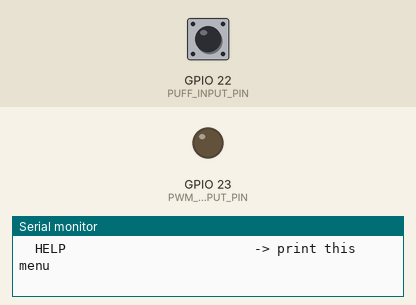
This sketch was run on a simulated ESP32. Shown: output pins drawn as LEDs (lit = HIGH), the last lines printed to the serial monitor. Inputs (shaded band) come from the test bench; at power-on: GPIO 22 (PUFF_INPUT_PIN) HIGH.

Above: at 1.7 s.
1.8 s: GPIO 22 (PUFF_INPUT_PIN) pulled LOW for 0.15 s
At 1.92 s:
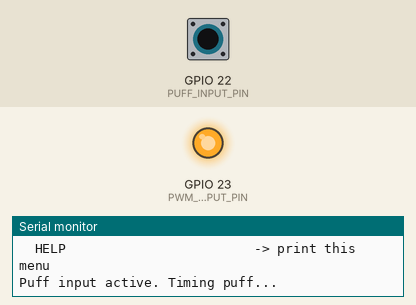
8.0 s: GPIO 22 (PUFF_INPUT_PIN) pulled LOW for 3.2 s
At 11.7 s:
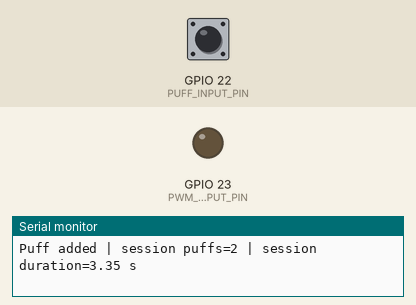
Timing chart, 0 to 13.2 s (numbered marks = the images above; inputs shaded):
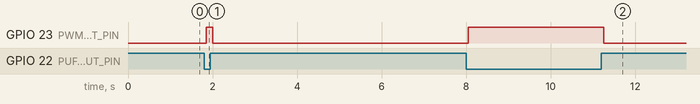

The sketch:

fadex_handheld_updated.ino
```cpp
#include <Arduino.h>
#include <esp_now.h>
#include <esp_wifi.h>
#include <WiFi.h>
#include <string.h>

// FadeX simple handheld.
//
// This version is intentionally based on the GPIO input test that worked:
// puff input -> GPIO22
// other side of the puff/button switch -> GND
// INPUT_PULLUP keeps the pin HIGH normally and LOW when pressed.
//
// Every valid puff input hold/release adds one puff to the current session. Type
// SYNC or SEND in Serial Monitor when you want to send the whole session.

constexpr int PUFF_INPUT_PIN = 22;
constexpr int PWM_OUTPUT_PIN = 23;
constexpr unsigned long DEBOUNCE_MS = 50;
constexpr unsigned long MIN_PUFF_MS = 50;
constexpr unsigned long SEND_COMPLETE_TIMEOUT_MS = 1500;
constexpr unsigned long ACK_TIMEOUT_MS = 2500;

// Homebase Wi-Fi STA / ESP-NOW MAC: 88:57:21:7A:08:2C
uint8_t HOMEBASE_MAC[] = {0x88, 0x57, 0x21, 0x7A, 0x08, 0x2C};

// This handheld Wi-Fi STA / PCB ESP-NOW MAC: 88:13:BF:55:35:F0
constexpr uint8_t EXPECTED_THIS_HANDHELD_MAC[] = {
  0x88, 0x13, 0xBF, 0x55, 0x35, 0xF0
};

// Must match the Wi-Fi channel used by the Blynk-connected homebase.
// IllinoisNet was observed on channel 11.
constexpr uint8_t ESPNOW_WIFI_CHANNEL = 11;

struct SessionData {
  uint32_t totalPuffs;
  float totalDuration;
  float reservedScore;
  uint8_t reservedCode;
  uint32_t sessionId;
};

struct SyncAck {
  bool accepted;
  uint32_t sessionId;
  float adaptiveMultiplier;
  float appliedConcentration;
  char scenarioId[4];
};

bool lastRawPuffInputState = HIGH;
bool stablePuffInputState = HIGH;
bool puffTimingActive = false;
unsigned long lastRawChangeMs = 0;
unsigned long puffStartMs = 0;

uint32_t sessionPuffs = 0;
float sessionDurationSeconds = 0.0f;
uint32_t nextSessionId = 1;

volatile bool sendComplete = false;
volatile bool sendSucceeded = false;
volatile bool ackReceived = false;
SyncAck lastAck = {};

void printMacAddress(const uint8_t *mac) {
  for (uint8_t i = 0; i < 6; ++i) {
    if (i > 0) {
      Serial.print(":");
    }
    if (mac[i] < 0x10) {
      Serial.print("0");
    }
    Serial.print(mac[i], HEX);
  }
}

bool localMacMatchesExpected() {
  uint8_t actualMac[6] = {};
  WiFi.macAddress(actualMac);
  return memcmp(actualMac, EXPECTED_THIS_HANDHELD_MAC, sizeof(actualMac)) == 0;
}

#if defined(ESP_ARDUINO_VERSION_MAJOR) && ESP_ARDUINO_VERSION_MAJOR >= 3
void onDataSent(const wifi_tx_info_t *info, esp_now_send_status_t status) {
  (void)info;
  sendSucceeded = (status == ESP_NOW_SEND_SUCCESS);
  sendComplete = true;
}

void onDataRecv(const esp_now_recv_info *info, const uint8_t *data, int len) {
  (void)info;
  if (len != sizeof(SyncAck)) {
    return;
  }

  memcpy(&lastAck, data, sizeof(lastAck));
  ackReceived = true;
}
#else
void onDataSent(const uint8_t *macAddr, esp_now_send_status_t status) {
  (void)macAddr;
  sendSucceeded = (status == ESP_NOW_SEND_SUCCESS);
  sendComplete = true;
}

void onDataRecv(const uint8_t *macAddr, const uint8_t *data, int len) {
  (void)macAddr;
  if (len != sizeof(SyncAck)) {
    return;
  }

  memcpy(&lastAck, data, sizeof(lastAck));
  ackReceived = true;
}
#endif

bool ensurePeerRegistered() {
  esp_now_peer_info_t peerInfo = {};
  memcpy(peerInfo.peer_addr, HOMEBASE_MAC, 6);
  peerInfo.channel = ESPNOW_WIFI_CHANNEL;
  peerInfo.ifidx = WIFI_IF_STA;
  peerInfo.encrypt = false;

  if (esp_now_is_peer_exist(HOMEBASE_MAC)) {
    return true;
  }

  return esp_now_add_peer(&peerInfo) == ESP_OK;
}

void printStatus() {
  Serial.println();
  Serial.println("=== FadeX Handheld Status ===");
  Serial.print("This handheld STA MAC: ");
  Serial.println(WiFi.macAddress());
  Serial.print("Expected handheld STA MAC: ");
  printMacAddress(EXPECTED_THIS_HANDHELD_MAC);
  Serial.println();
  Serial.print("Homebase peer STA MAC: ");
  printMacAddress(HOMEBASE_MAC);
  Serial.println();
  Serial.print("ESP-NOW channel: ");
  Serial.println(ESPNOW_WIFI_CHANNEL);
  Serial.print("Puff input GPIO: ");
  Serial.println(PUFF_INPUT_PIN);
  Serial.print("PWM output GPIO: ");
  Serial.println(PWM_OUTPUT_PIN);
  Serial.println("Puff input behavior: active LOW starts timing, release adds one puff");
  Serial.print("Current session puffs: ");
  Serial.println(sessionPuffs);
  Serial.print("Current session duration: ");
  Serial.print(sessionDurationSeconds, 2);
  Serial.println(" s");
  Serial.print("Next session ID: ");
  Serial.println(nextSessionId);

  if (!localMacMatchesExpected()) {
    Serial.println("WARNING: This ESP32 MAC does not match the expected handheld MAC.");
  }
}

void printHelp() {
  Serial.println();
  Serial.println("FadeX simple handheld commands:");
  Serial.println("  Hold/release GPIO22 puff input -> add one puff to this session");
  Serial.println("  STATUS                      -> show current session totals");
  Serial.println("  PUFF <seconds>              -> manually add one puff for testing");
  Serial.println("  SYNC or SEND                -> send current session to homebase");
  Serial.println("  RESET                       -> clear current session totals");
  Serial.println("  HELP                        -> print this menu");
  Serial.println();
}

void addPuffToSession(float puffSeconds) {
  if (puffSeconds <= 0.0f) {
    Serial.println("Puff duration must be positive.");
    return;
  }

  sessionPuffs++;
  sessionDurationSeconds += puffSeconds;

  Serial.print("Puff added | session puffs=");
  Serial.print(sessionPuffs);
  Serial.print(" | session duration=");
  Serial.print(sessionDurationSeconds, 2);
  Serial.println(" s");
}

void clearCurrentSession() {
  sessionPuffs = 0;
  sessionDurationSeconds = 0.0f;
  Serial.println("Current handheld session cleared.");
}

void setPwmOutput(bool active) {
  digitalWrite(PWM_OUTPUT_PIN, active ? HIGH : LOW);
}

void syncCurrentSession() {
  if (sessionPuffs == 0 || sessionDurationSeconds <= 0.0f) {
    Serial.println("No puffs in the current session yet. Activate GPIO22 first.");
    return;
  }

  SessionData session = {};
  session.totalPuffs = sessionPuffs;
  session.totalDuration = sessionDurationSeconds;
  // Reserved compatibility fields: homebase interprets these as Neutral/None.
  session.reservedScore = 0.0f;
  session.reservedCode = 0;
  session.sessionId = nextSessionId;

  Serial.println();
  Serial.println("--- HANDHELD SESSION SYNC ---");
  Serial.print("Session ID: ");
  Serial.println(session.sessionId);
  Serial.print("Puffs: ");
  Serial.println(session.totalPuffs);
  Serial.print("Duration (s): ");
  Serial.println(session.totalDuration, 2);

  sendComplete = false;
  sendSucceeded = false;
  ackReceived = false;

  const esp_err_t result =
    esp_now_send(HOMEBASE_MAC, reinterpret_cast<uint8_t *>(&session), sizeof(session));

  if (result != ESP_OK) {
    Serial.println("ESP-NOW send could not start. Check peer MAC/channel.");
    return;
  }

  const unsigned long sendStartMs = millis();
  while (!sendComplete && millis() - sendStartMs < SEND_COMPLETE_TIMEOUT_MS) {
    delay(10);
  }

  if (!sendComplete || !sendSucceeded) {
    Serial.println("ESP-NOW send failed. Check homebase power/channel/distance.");
    return;
  }

  Serial.println("ESP-NOW send succeeded. Waiting for homebase ACK...");

  const unsigned long ackStartMs = millis();
  while (!ackReceived && millis() - ackStartMs < ACK_TIMEOUT_MS) {
    delay(10);
  }

  if (ackReceived && lastAck.sessionId == session.sessionId) {
    Serial.print("ACK received | accepted=");
    Serial.print(lastAck.accepted ? "yes" : "no");
    Serial.print(" | scenario=");
    Serial.print(lastAck.scenarioId);
    Serial.print(" | A=");
    Serial.print(lastAck.adaptiveMultiplier, 2);
    Serial.print(" | next concentration=");
    Serial.print(lastAck.appliedConcentration, 2);
    Serial.println("%");
  } else if (ackReceived) {
    Serial.println("ACK received, but session ID did not match.");
  } else {
    Serial.println("No ACK received. Packet may still have reached the homebase.");
  }

  nextSessionId++;
  clearCurrentSession();
}

void processPuffInput() {
  const bool rawPuffInputState = digitalRead(PUFF_INPUT_PIN);
  const unsigned long now = millis();

  if (rawPuffInputState != lastRawPuffInputState) {
    lastRawPuffInputState = rawPuffInputState;
    lastRawChangeMs = now;
  }

  if (now - lastRawChangeMs < DEBOUNCE_MS) {
    return;
  }

  if (rawPuffInputState == stablePuffInputState) {
    return;
  }

  stablePuffInputState = rawPuffInputState;

  if (stablePuffInputState == LOW) {
    puffTimingActive = true;
    puffStartMs = now;
    setPwmOutput(true);
    Serial.println("Puff input active. Timing puff...");
    return;
  }

  if (stablePuffInputState == HIGH && puffTimingActive) {
    puffTimingActive = false;
    setPwmOutput(false);

    const unsigned long puffMs = now - puffStartMs;
    if (puffMs < MIN_PUFF_MS) {
      Serial.println("Puff input tap ignored as bounce/noise.");
      return;
    }

    const float puffSeconds = puffMs / 1000.0f;
    Serial.print("Puff input released. Measured puff duration=");
    Serial.print(puffSeconds, 2);
    Serial.println(" s");
    addPuffToSession(puffSeconds);
  }
}

void handleSerialCommand() {
  if (Serial.available() <= 0) {
    return;
  }

  String command = Serial.readStringUntil('\n');
  command.trim();
  if (command.isEmpty()) {
    return;
  }

  String upper = command;
  upper.toUpperCase();

  if (upper == "HELP" || upper == "?") {
    printHelp();
  } else if (upper == "STATUS") {
    printStatus();
  } else if (upper == "SYNC" || upper == "SEND") {
    syncCurrentSession();
  } else if (upper.startsWith("PUFF ")) {
    addPuffToSession(command.substring(5).toFloat());
  } else if (upper == "RESET" || upper == "CLEAR") {
    clearCurrentSession();
  } else {
    Serial.println("Unknown command. Type HELP.");
  }
}

void setup() {
  Serial.begin(115200);
  delay(500);

  pinMode(PUFF_INPUT_PIN, INPUT_PULLUP);
  pinMode(PWM_OUTPUT_PIN, OUTPUT);
  setPwmOutput(false);

  WiFi.mode(WIFI_STA);
  WiFi.setSleep(false);
  esp_wifi_set_promiscuous(true);
  esp_wifi_set_channel(ESPNOW_WIFI_CHANNEL, WIFI_SECOND_CHAN_NONE);
  esp_wifi_set_promiscuous(false);

  if (esp_now_init() != ESP_OK) {
    Serial.println("ESP-NOW init failed.");
    return;
  }

  esp_now_register_send_cb(onDataSent);
  esp_now_register_recv_cb(onDataRecv);

  if (!ensurePeerRegistered()) {
    Serial.println("Failed to register homebase peer. Check HOMEBASE_MAC.");
  }

  Serial.println();
  Serial.println("Puff input test ready.");
  Serial.println("Press/activate the puff input on GPIO22.");
  Serial.println("GPIO23 goes HIGH while the puff input is active.");
  Serial.println("FadeX ESP-NOW sender is also ready.");
  printStatus();
  printHelp();
}

void loop() {
  processPuffInput();
  handleSerialCommand();
}
```

Measured:
- after the input at 1.8 s, GPIO 23 (PWM_OUTPUT_PIN): LOW → HIGH after 0.05 s, → LOW 0.15 s later
- after the input at 8.0 s, GPIO 23 (PWM_OUTPUT_PIN): LOW → HIGH after 0.05 s, → LOW 3.2 s later
